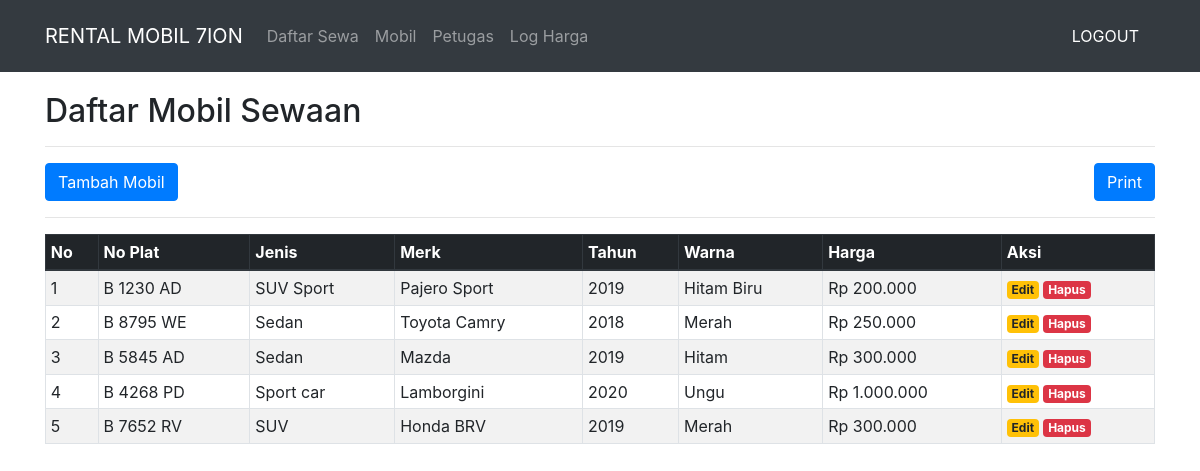
The app's page /daftar-mobil.php (signed in) with its own data.
### tables this page shows
CREATE TABLE `mobil` (
  `id_mobil` int(10) NOT NULL,
  `no_plat` varchar(20) NOT NULL,
  `jenis` varchar(30) NOT NULL,
  `merk` varchar(20) NOT NULL,
  `tahun` varchar(5) NOT NULL,
  `warna` varchar(20) NOT NULL,
  `harga` int(15) NOT NULL
);

### daftar-mobil.php (the view)
<?php
include('head.php');
?>
	<div class="container" style="margin-top: 20px">
		<h2>Daftar Mobil Sewaan</h2>
		<hr>
		<a class="btn btn-primary" href="tambah-mobil.php" role="button">Tambah Mobil</a>
		<a class="btn btn-primary float-right" href="mobil-excel.php" role="button">Print</a>
		<hr>
		<table class="table table-striped table-hover table-sm table-bordered">
			<thead class="thead-dark">
				<tr>
					<th>No</th>
					<th>No Plat</th>
					<th>Jenis</th>
					<th>Merk</th>
					<th>Tahun</th>
					<th>Warna</th>
					<th>Harga</th>
					<th>Aksi</th>
				</tr>
			</thead>
			<tbody>
				<?php
				$sql = mysqli_query($koneksi,"SELECT * FROM mobil ORDER BY id_mobil ASC") or die(mysqli_error($koneksi));
				if (mysqli_num_rows($sql) > 0 )
				{
					$no = 1;
					while ($data = mysqli_fetch_assoc($sql))
					{ ?>
				<tr>
					<td><?php echo $no; ?></td>
					<td><?php echo $data['no_plat']; ?></td>
					<td><?php echo $data['jenis']; ?></td>
					<td><?php echo $data['merk']; ?></td>
					<td><?php echo $data['tahun']; ?></td>
					<td><?php echo $data['warna']; ?></td>
					<td><?php echo "Rp " . number_format($data['harga'], 0, ",", "."); ?></td>
					<td>
						<a href="edit-mobil.php?id_mobil=<?php echo $data['id_mobil']; ?>" class="badge badge-warning">Edit</a>
						<a href="hapus-mobil.php?id_mobil=<?php echo $data['id_mobil']; ?>" class="badge badge-danger" onclick="return confirm('Yakin ingin menghapus data ini ?')">Hapus</a>
					</td>
				</tr>
				<?php
				$no++; }
				} else {
					echo "<tr>Tidak ada data</tr>";
				}
				?>
			</tbody>
		</table>
	</div>
<?php include ('footer.php'); ?>

### records on screen
mobil: no_plat "B 1230 AD", jenis "SUV Sport", merk "Pajero Sport", tahun "2019", warna "Hitam Biru", harga "200.000"
mobil: no_plat "B 8795 WE", jenis "Sedan", merk "Toyota Camry", tahun "2018", warna "Merah", harga "250.000"
mobil: no_plat "B 5845 AD", jenis "Sedan", merk "Mazda", tahun "2019", warna "Hitam", harga "300.000"
mobil: no_plat "B 4268 PD", jenis "Sport car", merk "Lamborgini", tahun "2020", warna "Ungu", harga "1.000.000"
mobil: no_plat "B 7652 RV", jenis "SUV", merk "Honda BRV", tahun "2019", warna "Merah", harga "300.000"
